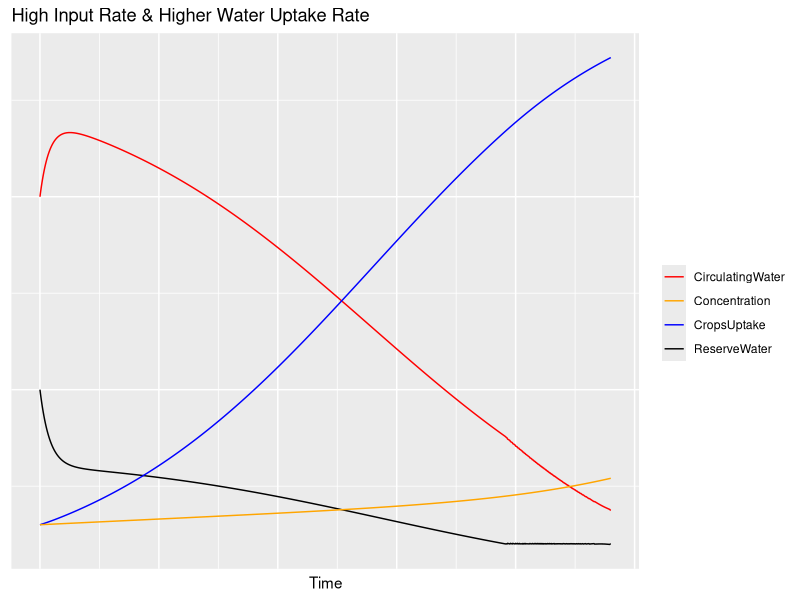

The R source for this figure:
#MIT License
#Copyright (c) 2020 Octavio Gonzalez-Lugo 

#Permission is hereby granted, free of charge, to any person obtaining a copy
#of this software and associated documentation files (the "Software"), to deal
#in the Software without restriction, including without limitation the rights
#to use, copy, modify, merge, publish, distribute, sublicense, and/or sell
#copies of the Software, and to permit persons to whom the Software is
#furnished to do so, subject to the following conditions:
#The above copyright notice and this permission notice shall be included in all
#copies or substantial portions of the Software.
#THE SOFTWARE IS PROVIDED "AS IS", WITHOUT WARRANTY OF ANY KIND, EXPRESS OR
#IMPLIED, INCLUDING BUT NOT LIMITED TO THE WARRANTIES OF MERCHANTABILITY,
#FITNESS FOR A PARTICULAR PURPOSE AND NONINFRINGEMENT. IN NO EVENT SHALL THE
#AUTHORS OR COPYRIGHT HOLDERS BE LIABLE FOR ANY CLAIM, DAMAGES OR OTHER
#LIABILITY, WHETHER IN AN ACTION OF CONTRACT, TORT OR OTHERWISE, ARISING FROM,
#OUT OF OR IN CONNECTION WITH THE SOFTWARE OR THE USE OR OTHER DEALINGS IN THE
#SOFTWARE.
#@author: Octavio Gonzalez-Lugo

###############################################################################
# Loading packages 
###############################################################################

library(deSolve)
library(ggplot2)

###############################################################################
# General Functions
###############################################################################

solveModel<- function(Model,InitialConditions,ModelParameters,ColumnNames){
  #Solves numerically an ODE system model,returns a formated dataframe
  #Model             -> function, Model to be solved
  #InitialConditions -> list, Initial conditions for the ODE system 
  #ModelParameters   -> list, Parameters of the ODE model 
  #ColumnNames       -> list, names of the columns for the dataframe 
  times <- seq(0, 12, by = 0.01)
  out <- ode(InitialConditions,times,Model,ModelParameters,method="rk4")
  ModelData<-data.frame(out)
  colnames(ModelData)<-ColumnNames
  ModelData
}

###############################################################################
# Visualization functions
###############################################################################

makeVolumePlot<-function(modelData,PlotTitle){
  #Returns a ggplot object 
  #modelData -> dataframe with the integration results of the volume model
  modelPlot<-ggplot(data=modelData,aes(x=Time,y=ReserveWater,color="ReserveWater"))+geom_line()+
    geom_line(aes(y=CirculatingWater,color="CirculatingWater"))+
    geom_line(aes(y=CropsUptake,color="CropsUptake"))+
    scale_color_manual(values=c("ReserveWater"="black","CirculatingWater"="red","CropsUptake"="blue"))+
    labs(title=PlotTitle,color=" ")+
    theme(axis.title.y = element_blank(),axis.text.y = element_blank(),axis.ticks.y = element_blank(),axis.text.x = element_blank(),axis.ticks.x = element_blank())
  show(modelPlot)
}

makeConcentrationPlot<-function(modelData,PlotTitle){
  #Returns a ggplot object 
  #modelData -> dataframe with the integration results of the volume model
  modelPlot<-ggplot(data=modelData,aes(x=Time,y=ReserveWater,color="ReserveWater"))+geom_line()+
    geom_line(aes(y=CirculatingWater,color="CirculatingWater"))+
    geom_line(aes(y=CropsUptake,color="CropsUptake"))+
    geom_line(aes(y=Concentration,color="Concentration"))+
    scale_color_manual(values=c("ReserveWater"="black","CirculatingWater"="red","CropsUptake"="blue","Concentration"="orange"))+
    labs(title=PlotTitle,color=" ")+
    theme(axis.title.y = element_blank(),axis.text.y = element_blank(),axis.ticks.y = element_blank(),axis.text.x = element_blank(),axis.ticks.x = element_blank())
  show(modelPlot)
}

makeCRPlot<-function(modelData,PlotTitle){
  #Returns a ggplot object 
  #modelData -> dataframe with the integration results of the volume model
  modelPlot<-ggplot(data=modelData,aes(x=ReserveWater,y=CirculatingWater,color="ReserveWater"))+geom_point()+
    scale_color_manual(values=c("ReserveWater"="black"))+
    labs(title=PlotTitle,color=" ")+
    theme(axis.text.y = element_blank(),axis.ticks.y = element_blank(),axis.text.x = element_blank(),axis.ticks.x = element_blank())
  show(modelPlot)
}

makeCCPlot<-function(modelData,PlotTitle){
  #Returns a ggplot object 
  #modelData -> dataframe with the integration results of the volume model
  modelPlot<-ggplot(data=modelData,aes(x=CropsUptake,y=Concentration,color="Concentration"))+geom_point()+
    scale_color_manual(values=c("Concentration"="black"))+
    labs(title=PlotTitle,color=" ")+
    theme(axis.text.y = element_blank(),axis.ticks.y = element_blank(),axis.text.x = element_blank(),axis.ticks.x = element_blank())
  show(modelPlot)
}

###############################################################################
# Water Volume Evolution
###############################################################################

volumeModel <- function(t,Y,params){
  
  #Volume models, descrives the water use dynamics of an NFT hydroponic system
  #t      -> integration time value 
  #Y      -> list Values for the function to be evaluated 
  #          R1-> Reserve Water, 
  #          R2-> Runing water through the pipes, 
  #          R3-> Water taken by the crops
  #params -> Parameters of the ODE system model 
  #          Ycrit-> Minimum volume of water for the pump to work
  #          ke   -> entry rate to R2
  #          ks   -> entry rate to R1 from R2
  #          ku   -> crop water usage rate
  #          kt   -> crop transpiration rate
  
  with(as.list(c(Y,params)),{
    
    if (Y[1]>Ycrit){
      dR1dt=ke*Y[2]-ks*Y[1]
      dR2dt=-ke*Y[2]+ks*Y[1]-ku*Y[3]*Y[2]
      dR3dt=ku*Y[3]*Y[2]-kt*Y[3]
    }
    else{
      if (Y[2]>=0){
        dR1dt=ke*Y[2]
        dR2dt=-ke*Y[2]-ku*Y[3]*Y[2]
        dR3dt=ku*Y[3]*Y[2]-kt*Y[3]
      }
      else{
        dR1dt=0
        dR2dt=0
        dR3dt=-kt*Y[3]
      }
    }
    list(c(dR1dt,dR2dt,dR3dt))
  })
}

params <- c(ke=1,ks=4,ku=0.0025,kt=0.00025,Ycrit=10)
Y <- c(50,100,15)
volumeNames<-c("Time","ReserveWater","CirculatingWater","CropsUptake")

volumeData<-solveModel(volumeModel,Y,params,volumeNames)
#makeVolumePlot(volumeData,"High input rate")
#makeCRPlot(volumeData,"High input rate")

###############################################################################
# Water Volume Evolution
###############################################################################

concentrationModel <- function(t,Y,params){
  
  #Volume models, descrives the water use dynamics of an NFT hydroponic system
  #t      -> integration time value 
  #Y      -> list Values for the function to be evaluated 
  #          R1-> Reserve Water, 
  #          R2-> Runing water through the pipes, 
  #          R3-> Water taken by the crops
  #params -> Parameters of the ODE system model 
  #          Ycrit-> Minimum volume of water for the pump to work
  #          ke   -> entry rate to R2
  #          ks   -> entry rate to R1 from R2
  #          ku   -> crop water usage rate
  #          kt   -> crop transpiration rate
  #          C0   -> Grams of fertilizer added
  #          K    -> Fertilizer consumption rate
  
  with(as.list(c(Y,params)),{
    
    if (Y[1]>Ycrit){
      dR1dt=ke*Y[2]-ks*Y[1]
      dR2dt=-ke*Y[2]+ks*Y[1]-ku*Y[3]*Y[2]
      dR3dt=ku*Y[3]*Y[2]-kt*Y[3]
      dUdt=(C0/(Y[1]+Y[2]))-K*Y[3]
    }
    else{
      if (Y[2]>=0){
        dR1dt=ke*Y[2]
        dR2dt=-ke*Y[2]-ku*Y[3]*Y[2]
        dR3dt=ku*Y[3]*Y[2]-kt*Y[3]
        dUdt=(C0/(Y[1]+Y[2]))-K*Y[3]
      }
      else{
        dR1dt=0
        dR2dt=0
        dR3dt=-kt*Y[3]
        dUdt=0
      }
    }
    
    list(c(dR1dt,dR2dt,dR3dt,dUdt))
  })
}

params <- c(ke=1,ks=4,ku=0.0025,kt=0.00025,Ycrit=10,C0=100,K=0.005)
Y <- c(50,100,15,15)
concentrationNames<-c("Time","ReserveWater","CirculatingWater","CropsUptake","Concentration")

concentrationData<-solveModel(concentrationModel,Y,params,concentrationNames)
makeConcentrationPlot(concentrationData,"High Input Rate & Higher Water Uptake Rate")
#makeCCPlot(concentrationData,"High Input Rate & Higher Water Uptake Rate")
